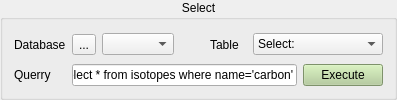
      <widget class="QGroupBox" name="groupBox_24">
       <property name="title">
        <string>Select</string>
       </property>
       <property name="alignment">
        <set>Qt::AlignHCenter</set>
       </property>
       <layout class="QGridLayout" name="gridLayout_2">
        <item row="9" column="1" colspan="9">
         <layout class="QHBoxLayout" name="horizontalLayout_2">
          <item>
           <widget class="QLineEdit" name="lineEdit_qry">
            <property name="enabled">
             <bool>true</bool>
            </property>
            <property name="font">
             <font/>
            </property>
            <property name="toolTip">
             <string>File name of report file to open</string>
            </property>
            <property name="styleSheet">
             <string notr="true"/>
            </property>
            <property name="text">
             <string>Select * from isotopes where name='carbon'</string>
            </property>
           </widget>
          </item>
          <item>
           <widget class="QPushButton" name="pushButton_execute">
            <property name="sizePolicy">
             <sizepolicy hsizetype="Fixed" vsizetype="Fixed">
              <horstretch>0</horstretch>
              <verstretch>0</verstretch>
             </sizepolicy>
            </property>
            <property name="palette">
             <palette>
              <active>
               <colorrole role="WindowText">
                <brush brushstyle="SolidPattern">
                 <color alpha="255">
                  <red>0</red>
                  <green>0</green>
                  <blue>0</blue>
                 </color>
                </brush>
               </colorrole>
               <colorrole role="Button">
                <brush brushstyle="SolidPattern">
                 <color alpha="255">
                  <red>177</red>
                  <green>204</green>
                  <blue>150</blue>
                 </color>
                </brush>
               </colorrole>
               <colorrole role="Light">
                <brush brushstyle="SolidPattern">
                 <color alpha="255">
                  <red>245</red>
                  <green>255</green>
                  <blue>239</blue>
                 </color>
                </brush>
               </colorrole>
               <colorrole role="Midlight">
                <brush brushstyle="SolidPattern">
                 <color alpha="255">
                  <red>208</red>
                  <green>229</green>
                  <blue>194</blue>
                 </color>
                </brush>
               </colorrole>
               <colorrole role="Dark">
                <brush brushstyle="SolidPattern">
                 <color alpha="255">
                  <red>85</red>
                  <green>102</green>
                  <blue>75</blue>
                 </color>
                </brush>
               </colorrole>
               <colorrole role="Mid">
                <brush brushstyle="SolidPattern">
                 <color alpha="255">
                  <red>114</red>
                  <green>136</green>
                  <blue>100</blue>
                 </color>
                </brush>
               </colorrole>
               <colorrole role="Text">
                <brush brushstyle="SolidPattern">
                 <color alpha="255">
                  <red>0</red>
                  <green>0</green>
                  <blue>0</blue>
                 </color>
                </brush>
               </colorrole>
               <colorrole role="BrightText">
                <brush brushstyle="SolidPattern">
                 <color alpha="255">
                  <red>255</red>
                  <green>255</green>
                  <blue>255</blue>
                 </color>
                </brush>
               </colorrole>
               <colorrole role="ButtonText">
                <brush brushstyle="SolidPattern">
                 <color alpha="255">
                  <red>0</red>
                  <green>0</green>
                  <blue>0</blue>
                 </color>
                </brush>
               </colorrole>
               <colorrole role="Base">
                <brush brushstyle="SolidPattern">
                 <color alpha="255">
                  <red>177</red>
                  <green>204</green>
                  <blue>150</blue>
                 </color>
                </brush>
               </colorrole>
               <colorrole role="Window">
                <brush brushstyle="SolidPattern">
                 <color alpha="255">
                  <red>177</red>
                  <green>204</green>
                  <blue>150</blue>
                 </color>
                </brush>
               </colorrole>
               <colorrole role="Shadow">
                <brush brushstyle="SolidPattern">
                 <color alpha="255">
                  <red>0</red>
                  <green>0</green>
                  <blue>0</blue>
                 </color>
                </brush>
               </colorrole>
               <colorrole role="AlternateBase">
                <brush brushstyle="SolidPattern">
                 <color alpha="255">
                  <red>213</red>
                  <green>229</green>
                  <blue>202</blue>
                 </color>
                </brush>
               </colorrole>
               <colorrole role="ToolTipBase">
                <brush brushstyle="SolidPattern">
                 <color alpha="255">
                  <red>255</red>
                  <green>255</green>
                  <blue>220</blue>
                 </color>
                </brush>
               </colorrole>
               <colorrole role="ToolTipText">
                <brush brushstyle="SolidPattern">
                 <color alpha="255">
                  <red>0</red>
                  <green>0</green>
                  <blue>0</blue>
                 </color>
                </brush>
               </colorrole>
              </active>
              <inactive>
               <colorrole role="WindowText">
                <brush brushstyle="SolidPattern">
                 <color alpha="255">
                  <red>0</red>
                  <green>0</green>
                  <blue>0</blue>
                 </color>
                </brush>
               </colorrole>
               <colorrole role="Button">
                <brush brushstyle="SolidPattern">
                 <color alpha="255">
                  <red>177</red>
                  <green>204</green>
                  <blue>150</blue>
                 </color>
                </brush>
               </colorrole>
               <colorrole role="Light">
                <brush brushstyle="SolidPattern">
                 <color alpha="255">
                  <red>245</red>
                  <green>255</green>
                  <blue>239</blue>
                 </color>
                </brush>
               </colorrole>
               <colorrole role="Midlight">
                <brush brushstyle="SolidPattern">
                 <color alpha="255">
                  <red>208</red>
                  <green>229</green>
                  <blue>194</blue>
                 </color>
                </brush>
               </colorrole>
               <colorrole role="Dark">
                <brush brushstyle="SolidPattern">
                 <color alpha="255">
                  <red>85</red>
                  <green>102</green>
                  <blue>75</blue>
                 </color>
                </brush>
               </colorrole>
               <colorrole role="Mid">
                <brush brushstyle="SolidPattern">
                 <color alpha="255">
                  <red>114</red>
                  <green>136</green>
                  <blue>100</blue>
                 </color>
                </brush>
               </colorrole>
               <colorrole role="Text">
                <brush brushstyle="SolidPattern">
                 <color alpha="255">
                  <red>0</red>
                  <green>0</green>
                  <blue>0</blue>
                 </color>
                </brush>
               </colorrole>
               <colorrole role="BrightText">
                <brush brushstyle="SolidPattern">
                 <color alpha="255">
                  <red>255</red>
                  <green>255</green>
                  <blue>255</blue>
                 </color>
                </brush>
               </colorrole>
               <colorrole role="ButtonText">
                <brush brushstyle="SolidPattern">
                 <color alpha="255">
                  <red>0</red>
                  <green>0</green>
                  <blue>0</blue>
                 </color>
                </brush>
               </colorrole>
               <colorrole role="Base">
                <brush brushstyle="SolidPattern">
                 <color alpha="255">
                  <red>177</red>
                  <green>204</green>
                  <blue>150</blue>
                 </color>
                </brush>
               </colorrole>
               <colorrole role="Window">
                <brush brushstyle="SolidPattern">
                 <color alpha="255">
                  <red>177</red>
                  <green>204</green>
                  <blue>150</blue>
                 </color>
                </brush>
               </colorrole>
               <colorrole role="Shadow">
                <brush brushstyle="SolidPattern">
                 <color alpha="255">
                  <red>0</red>
                  <green>0</green>
                  <blue>0</blue>
                 </color>
                </brush>
               </colorrole>
               <colorrole role="AlternateBase">
                <brush brushstyle="SolidPattern">
                 <color alpha="255">
                  <red>213</red>
                  <green>229</green>
                  <blue>202</blue>
                 </color>
                </brush>
               </colorrole>
               <colorrole role="ToolTipBase">
                <brush brushstyle="SolidPattern">
                 <color alpha="255">
                  <red>255</red>
                  <green>255</green>
                  <blue>220</blue>
                 </color>
                </brush>
               </colorrole>
               <colorrole role="ToolTipText">
                <brush brushstyle="SolidPattern">
                 <color alpha="255">
                  <red>0</red>
                  <green>0</green>
                  <blue>0</blue>
                 </color>
                </brush>
               </colorrole>
              </inactive>
              <disabled>
               <colorrole role="WindowText">
                <brush brushstyle="SolidPattern">
                 <color alpha="255">
                  <red>85</red>
                  <green>102</green>
                  <blue>75</blue>
                 </color>
                </brush>
               </colorrole>
               <colorrole role="Button">
                <brush brushstyle="SolidPattern">
                 <color alpha="255">
                  <red>177</red>
                  <green>204</green>
                  <blue>150</blue>
                 </color>
                </brush>
               </colorrole>
               <colorrole role="Light">
                <brush brushstyle="SolidPattern">
                 <color alpha="255">
                  <red>245</red>
                  <green>255</green>
                  <blue>239</blue>
                 </color>
                </brush>
               </colorrole>
               <colorrole role="Midlight">
                <brush brushstyle="SolidPattern">
                 <color alpha="255">
                  <red>208</red>
                  <green>229</green>
                  <blue>194</blue>
                 </color>
                </brush>
               </colorrole>
               <colorrole role="Dark">
                <brush brushstyle="SolidPattern">
                 <color alpha="255">
                  <red>85</red>
                  <green>102</green>
                  <blue>75</blue>
                 </color>
                </brush>
               </colorrole>
               <colorrole role="Mid">
                <brush brushstyle="SolidPattern">
                 <color alpha="255">
                  <red>114</red>
                  <green>136</green>
                  <blue>100</blue>
                 </color>
                </brush>
               </colorrole>
               <colorrole role="Text">
                <brush brushstyle="SolidPattern">
                 <color alpha="255">
                  <red>85</red>
                  <green>102</green>
                  <blue>75</blue>
                 </color>
                </brush>
               </colorrole>
               <colorrole role="BrightText">
                <brush brushstyle="SolidPattern">
                 <color alpha="255">
                  <red>255</red>
                  <green>255</green>
                  <blue>255</blue>
                 </color>
                </brush>
               </colorrole>
               <colorrole role="ButtonText">
                <brush brushstyle="SolidPattern">
                 <color alpha="255">
                  <red>85</red>
                  <green>102</green>
                  <blue>75</blue>
                 </color>
                </brush>
               </colorrole>
               <colorrole role="Base">
                <brush brushstyle="SolidPattern">
                 <color alpha="255">
                  <red>177</red>
                  <green>204</green>
                  <blue>150</blue>
                 </color>
                </brush>
               </colorrole>
               <colorrole role="Window">
                <brush brushstyle="SolidPattern">
                 <color alpha="255">
                  <red>177</red>
                  <green>204</green>
                  <blue>150</blue>
                 </color>
                </brush>
               </colorrole>
               <colorrole role="Shadow">
                <brush brushstyle="SolidPattern">
                 <color alpha="255">
                  <red>0</red>
                  <green>0</green>
                  <blue>0</blue>
                 </color>
                </brush>
               </colorrole>
               <colorrole role="AlternateBase">
                <brush brushstyle="SolidPattern">
                 <color alpha="255">
                  <red>171</red>
                  <green>204</green>
                  <blue>150</blue>
                 </color>
                </brush>
               </colorrole>
               <colorrole role="ToolTipBase">
                <brush brushstyle="SolidPattern">
                 <color alpha="255">
                  <red>255</red>
                  <green>255</green>
                  <blue>220</blue>
                 </color>
                </brush>
               </colorrole>
               <colorrole role="ToolTipText">
                <brush brushstyle="SolidPattern">
                 <color alpha="255">
                  <red>0</red>
                  <green>0</green>
                  <blue>0</blue>
                 </color>
                </brush>
               </colorrole>
              </disabled>
             </palette>
            </property>
            <property name="styleSheet">
             <string notr="true"/>
            </property>
            <property name="text">
             <string>Execute</string>
            </property>
           </widget>
          </item>
         </layout>
        </item>
        <item row="0" column="2">
         <widget class="QComboBox" name="comboBox_db">
          <property name="sizePolicy">
           <sizepolicy hsizetype="MinimumExpanding" vsizetype="Fixed">
            <horstretch>0</horstretch>
            <verstretch>0</verstretch>
           </sizepolicy>
          </property>
         </widget>
        </item>
        <item row="0" column="1">
         <widget class="QToolButton" name="comboBox_browsedb">
          <property name="text">
           <string>...</string>
          </property>
         </widget>
        </item>
        <item row="0" column="9">
         <widget class="QComboBox" name="comboBox_tables">
          <property name="sizePolicy">
           <sizepolicy hsizetype="MinimumExpanding" vsizetype="Fixed">
            <horstretch>0</horstretch>
            <verstretch>0</verstretch>
           </sizepolicy>
          </property>
          <item>
           <property name="text">
            <string>Select:</string>
           </property>
          </item>
          <item>
           <property name="text">
            <string>create a new table</string>
           </property>
          </item>
         </widget>
        </item>
        <item row="9" column="0">
         <widget class="QLabel" name="label_49">
          <property name="toolTip">
           <string>To create a new table, the easiest is to just specify the new tablename and columns names,
and then use the add button to create new rows and fill the cells with your information.

Examples:

-i) create table people (id,age,name,born)
-ii) create table cities (name,population)
-ii) create table papers (firstauthor,journal, title, year,issue,page,abstract)</string>
          </property>
          <property name="text">
           <string>&lt;html&gt;&lt;head/&gt;&lt;body&gt;&lt;p&gt;Querry&lt;/p&gt;&lt;/body&gt;&lt;/html&gt;</string>
          </property>
         </widget>
        </item>
        <item row="0" column="0">
         <widget class="QLabel" name="label">
          <property name="text">
           <string>Database</string>
          </property>
         </widget>
        </item>
        <item row="0" column="8" alignment="Qt::AlignLeft">
         <widget class="QLabel" name="label_2">
          <property name="sizePolicy">
           <sizepolicy hsizetype="Fixed" vsizetype="Preferred">
            <horstretch>0</horstretch>
            <verstretch>0</verstretch>
           </sizepolicy>
          </property>
          <property name="minimumSize">
           <size>
            <width>37</width>
            <height>27</height>
           </size>
          </property>
          <property name="text">
           <string>Table</string>
          </property>
         </widget>
        </item>
       </layout>
      </widget>
